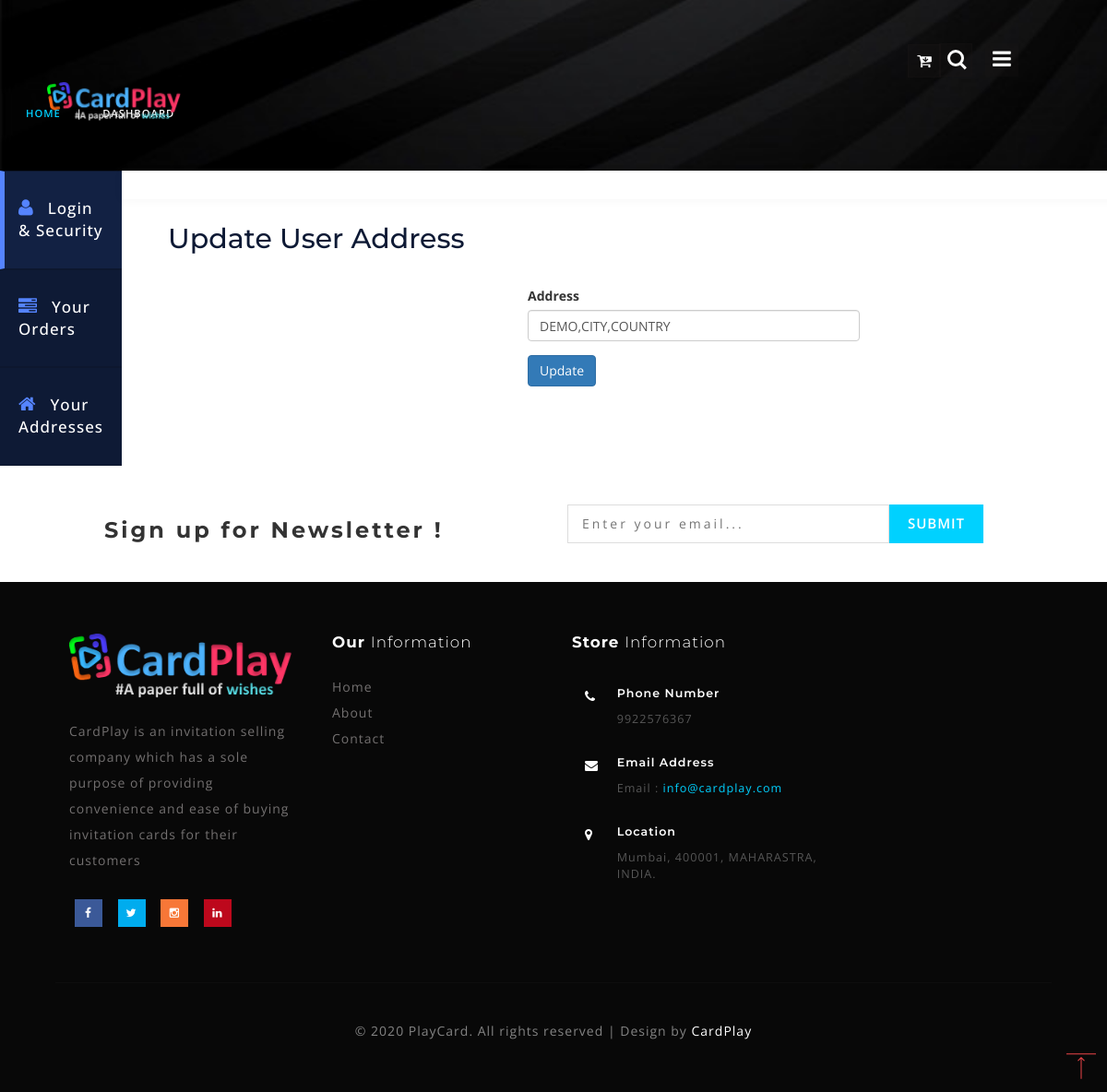
The page /edit-address.php?id=8 on the database its author committed.
### tables this page shows
CREATE TABLE `settings` (
  `id` int(255) NOT NULL,
  `site_name` varchar(255) NOT NULL,
  `logo` varchar(255) NOT NULL,
  `site_description` varchar(255) NOT NULL,
  `contact` varchar(255) NOT NULL,
  `email` varchar(255) NOT NULL,
  `location` varchar(255) NOT NULL,
  `footer_description` varchar(255) NOT NULL
);

CREATE TABLE `user` (
  `idUsers` int(255) NOT NULL,
  `first_name` varchar(255) NOT NULL,
  `last_name` varchar(255) NOT NULL,
  `uidUsers` varchar(255) NOT NULL,
  `emailUsers` varchar(255) NOT NULL,
  `pwdUsers` varchar(255) NOT NULL,
  `address` varchar(255) NOT NULL
);

### edit-address.php (the view, shortened to what this page needs)
<!DOCTYPE html>
<html lang="zxx">
<head>
  <link href="css/bootstrap.css" rel="stylesheet" type="text/css" media="all" />
  <link rel="stylesheet" href="css/shop.css" type="text/css" media="screen" property="" />
  <link href="css/style7.css" rel="stylesheet" type="text/css" media="all" />
  <link rel="stylesheet" type="text/css" href="css/dashboard.css">
  <link rel="stylesheet" type="text/css" href="css/jquery-ui1.css">
  <link href="css/style.css" rel="stylesheet" type="text/css" media="all" />
  <link href="css/font-awesome.css" rel="stylesheet">
</head>
<body>
<div class="banner_top innerpage" id="home">
    <div class="wrapper_top_w3layouts">
      <div class="header_agileits">
        <div class="logo inner_page_log">
          <?php
                    include "includes/dbh.php";
                    $query = "SELECT * FROM settings";
                    $queryfire = mysqli_query($conn, $query) or die("Query Failed.");
                    if(mysqli_num_rows($queryfire) > 0){
                      while($row = mysqli_fetch_assoc($queryfire)) {
                    ?>
          <a class="navbar-brand" href="index.php"><img src="images/<?php echo $row['logo'];?>" width="150"></a>
          <?php
                            }
                        }
                    ?>
        </div>
        <div class="mobile-nav-button">
          <button id="trigger-overlay" type="button"><i class="fa fa-bars" aria-hidden="true"></i></button>
        </div>
        <div class="top_nav_right">
          <div class="cardcart cardcart2 cart cart box_1">
            <form action="cart.php" method="post" class="last">
              <button class="top_card_cart" type="submit" name="open-cart"><i class="fa fa-cart-arrow-down" aria-hidden="true"> <span id="cart-item" class="badge badge-danger"></span></i></button>
            </form>
          </div>
        </div>
      </div>
    </div>
    <div class="search_w3ls_agileinfo">
      <div class="cd-main-header">
        <ul class="cd-header-buttons">
          <li><a class="cd-search-trigger" href="#cd-search"> <span></span></a></li>
        </ul>
      </div>
    </div>
    <div class="services-breadcrumb_w3ls_agileinfo">
      <div class="inner_breadcrumb_agileits_w3">
        <ul class="short">
          <li><a href="index.php">Home</a><i>|</i></li>
          <li>DashBoard</li>
        </ul>
      </div>
    </div>
  </div>
  <div class="container-fluid display-table">
        <div class="row display-table-row">
            <?php include 'includes/dashmenu.php'; ?>
            <div class="col-md-10 col-sm-11 display-table-cell v-align">
                <div class="row">
                    <header>
                        <div class="col-md-7">
                        </div>
                    </header>
                </div>
                <div class="user-dashboard">
                  <div class="container">
          <div class="row">
              <div class="col-md-12">
                  <h1 class="admin-heading">Update User Address</h1>
              </div>
              <div class="col-md-offset-4 col-md-4">
                <?php
                include "includes/dbh.php";
                $user_id = $_GET['id'];
                $sql = "SELECT * FROM user WHERE idUsers = {$user_id}";
                $result = mysqli_query($conn, $sql) or die("Query Failed.");
                if(mysqli_num_rows($result) > 0){
                  while($row = mysqli_fetch_assoc($result)){
                ?>
                  <form  action="<?php $_SERVER['PHP_SELF']; ?>" method ="POST">
                      <div class="form-group">
                          <label>Address</label>
                          <input type="text" name="address" class="form-control" value="<?php echo $row['address'];  ?>" required>
                      </div>
                      <input type="submit" name="submit" class="btn btn-primary" value="Update" required />
                  </form>
                  <?php
                }
              }
                   ?>
              </div>
          </div>
      </div>
                </div>
            </div>
        </div>
    </div>
  <?php include 'footer.php'; ?>
    <a href="#home" id="toTop" class="scroll" style="display: block;"> <span id="toTopHover" style="opacity: 1;"> </span></a>
</body>
</html>

### footer.php (shortened to what this page needs)
<div class="newsletter_w3layouts_agile">
	<div class="col-sm-6 newsleft">
		<h3>Sign up for Newsletter !</h3>
	</div>
	<div class="col-sm-6 newsright">
		<form action="#" method="post">
			<input type="email" placeholder="Enter your email..." name="email" required="">
			<input type="submit" value="Submit">
		</form>
	</div>
	<div class="clearfix"></div>
</div>
<div class="footer_agileinfo_w3">
	<?php
                include "includes/dbh.php";
                $query = "SELECT * FROM settings";
                $queryfire = mysqli_query($conn, $query) or die("Query Failed.");
                if(mysqli_num_rows($queryfire) > 0){
                  while($row = mysqli_fetch_assoc($queryfire)) {
              ?>
	<div class="footer_inner_info_w3ls_agileits">
		<div class="col-md-3 footer-left">
			<h2><a href="index.php"><img src="images/<?php echo $row['logo'];?>" height="70" width=""></a></h2>
			<p><?php echo $row['site_description'];?></p>
			<ul class="social-nav model-3d-0 footer-social social two">
				<li>
					<a href="https://www.facebook.com/harsh.rajput.56829/" target="_blank" class="facebook">
						<div class="front"><i class="fa fa-facebook" aria-hidden="true"></i></div>
					</a>
				</li>
				<li>
					<a href="#" class="twitter">
						<div class="front"><i class="fa fa-twitter" aria-hidden="true"></i></div>
					</a>
				</li>
				<li>
					<a href="https://www.instagram.com/icarus_31/" target="_blank" class="instagram">
						<div class="front"><i class="fa fa-instagram" aria-hidden="true"></i></div>
					</a>
				</li>
				<li>
					<a href="https://www.linkedin.com/in/harsh-rajput-b18b831a2/" target="_blank" class="linkedin">
						<div class="front"><i class="fa fa-linkedin" aria-hidden="true"></i></div>
					</a>
				</li>
			</ul>
		</div>
		<div class="col-md-9 footer-right">
			<div class="sign-grds">
				<div class="col-md-4 sign-gd">
					<h4>Our <span>Information</span> </h4>
					<ul>
						<li><a href="index.php">Home</a></li>
						<li><a href="about.php">About</a></li>
						<li><a href="contact.php">Contact</a></li>
					</ul>
				</div>
				<div class="col-md-5 sign-gd-two">
					<h4>Store <span>Information</span></h4>
					<div class="address">
						<div class="address-grid">
							<div class="address-left">
								<i class="fa fa-phone" aria-hidden="true"></i>
							</div>
							<div class="address-right">
								<h6>Phone Number</h6>
								<p><?php echo $row['contact'];?></p>
							</div>
							<div class="clearfix"> </div>
						</div>
						<div class="address-grid">
							<div class="address-left">
								<i class="fa fa-envelope" aria-hidden="true"></i>
							</div>
							<div class="address-right">
								<h6>Email Address</h6>
								<p>Email :<a href="mailto:<?php echo $row['email'];?>"> <?php echo $row['email'];?></a></p>
							</div>
							<div class="clearfix"> </div>
						</div>
						<div class="address-grid">
							<div class="address-left">
								<i class="fa fa-map-marker" aria-hidden="true"></i>
							</div>
							<div class="address-right">
								<h6>Location</h6>
								<p><?php echo $row['location'];?></p>
							</div>
							<div class="clearfix"> </div>
						</div>
					</div>
				</div>
			</div>
		</div>
		<div class="clearfix"></div>
		<p class="copy-right-w3ls-agileits"><?php echo $row['footer_description'];?></p>
	</div>
	<?php
               }
             }
             ?>
</div>

### css/shop.css (style rules this page uses)
.btn { display: inline-block; }

### css/style7.css (style rules this page uses)
button#trigger-overlay { outline: none; border: none; background: none; text-align: center; color: #fbfdfb; font-size: 1.65em; padding: 0 8px; }
html, body { overflow-x: hidden; }
.container::after { content: ''; opacity: 0; visibility: hidden; position: absolute; top: 0; left: 0; width: 100%; height: 100%; background:#fff; -webkit-transition: opacity 0.5s, visibility 0s 0.5s; transition: opacity 0.5s, visibility 0s 0.5s; }

### css/dashboard.css (style rules this page uses)
a:focus,a:hover,a { outline:none; text-decoration: none; }
li,ul { list-style: none; padding: 0; margin: 0; }
.display-table { display: table; padding: 0; height: 100%; width: 100%; }
.display-table-row { display: table-row; height: 100%; }
.display-table-cell { display: table-cell; float: none; height: 100%; }
.v-align { vertical-align: top; }
header { background: #ffffff none repeat scroll 0 0; box-shadow: 0 1px 12px rgba(0, 0, 0, 0.04); display: inline-block !important; line-height: 23px; padding: 15px; transition: all 0.5s ease 0s; width: 100%; -webkit-transition: all 0.5s ease; -moz-transition: all 0.5s ease; -o-transition: all 0.5s ease; transition: all 0.5s ease; }
.logo { text-align: center; }
.user-dashboard { padding: 0 20px; }
.user-dashboard h1 { color: #0e1a35; font-size: 30px; font-weight: 500; margin: 0; padding: 21px 0; }

### rows shown on the page
settings: logo (picture), site_description "CardPlay is an invitation selling company which has a sole purpose of providing convenience and ease of buying invitation cards for their customers", contact "9922576367", email "info@cardplay.com", location "Mumbai, 400001, MAHARASTRA, INDIA.", footer_description "© 2020 PlayCard. All rights reserved | Design by CardPlay"
user: address "DEMO,CITY,COUNTRY"
